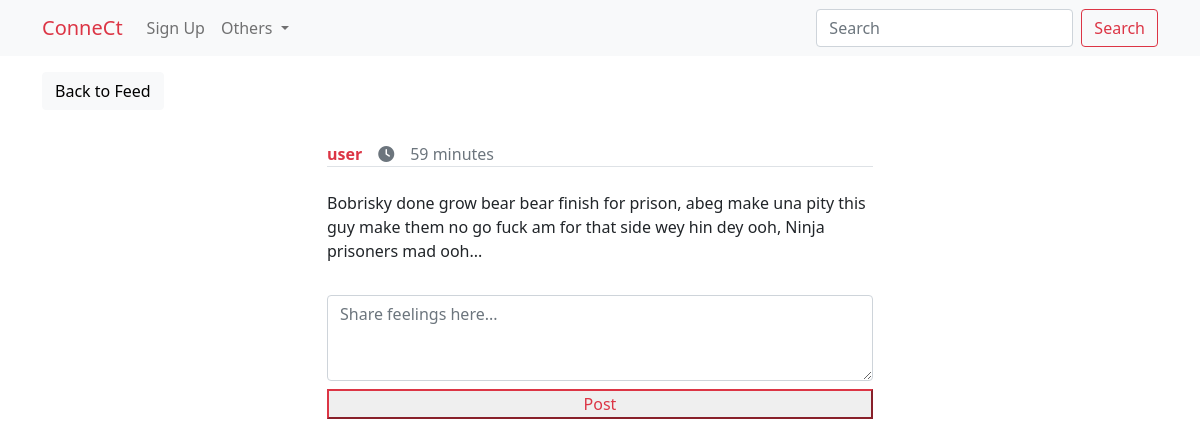
The page /social/post.details/24 on the database its author committed.
### social/models.py (models this page shows, shortened)
class Post(models.Model):
    body = models.TextField()
    created_on = models.DateTimeField(auto_now_add=True)
    author = models.ForeignKey(User, on_delete=models.CASCADE)
    likes = models.ManyToManyField(User, related_name='likes',  blank=True)
    dislikes = models.ManyToManyField(User, related_name='dislikes', blank=True)

### social/views.py (the view, shortened to what this page needs)
# urls.py: path('post.details/<int:pk>', PostDetail.as_view(), name='Post'),
class PostDetail(View, LoginRequiredMixin):
    def get(self, request, pk, *args, **kwargs):
        post = Post.objects.get(pk=pk)
        comments = Comment.objects.filter(post=post)
        form = CommentForm()
        context = {'post':post, 'form':form, 'comments':comments}
        return render(request, 'social/post.html', context)

### social/forms.py
class CommentForm(forms.ModelForm):
    body = forms.CharField(widget=forms.Textarea(attrs={'rows':3}))
    class Meta:
        model = Comment
        fields = ['body']

### templates/social/post.html (shortened to what this page needs)
{% extends 'base.html' %}
{% load widget_tweaks %}
{% block content %}
<div class="container">
    <div class="row mt-3">
        <div class="col-md-6">
            <a class="btn btn-light" href="{% url 'Home' %}">Back to Feed</a>
        </div>
    </div>
    <div class="row justify-content-center mt-3">
        <div class="col-md-6">
            <div>
                <div class="border-bottom d-flex justify-content-between align-items-center mt-3">
                    <div class="d-flex gap-3 align-items-center">
                        <strong class="text-danger">
                            <a href="{% url 'Profile' post.author.pk %}" style="text-decoration: none;" class="text-danger mt-3">{{post.author.username}}</a>
                        </strong>
                        <i class="fa fa-clock text-muted" style="color:#333;"></i>
                        <span class="text-muted"> {{post.created_on|timesince}}</span>
                    </div>
                </div>
                <p class="py-3 mt-2">{{post.body}}</p>
            </div>
            <div>
                <form action="" method="post">
                    {% render_field form.body class='form-control'  placeholder='Share feelings here...' %}
                    <div class="d-grid mt-2">
                        <button type="submit" class="btn-block btn-outline-danger">Post</button>
                    </div>
                </form>
            </div>
        </div>
    </div>
</div>
{% endblock %}

### rows shown on the page
Post: author.username "user", created_on "59 minutes", body "Bobrisky done grow bear bear finish for prison, abeg make una pity this guy make them no go fuck am for that side wey hin dey ooh, Ninja prisoners mad ooh..."
